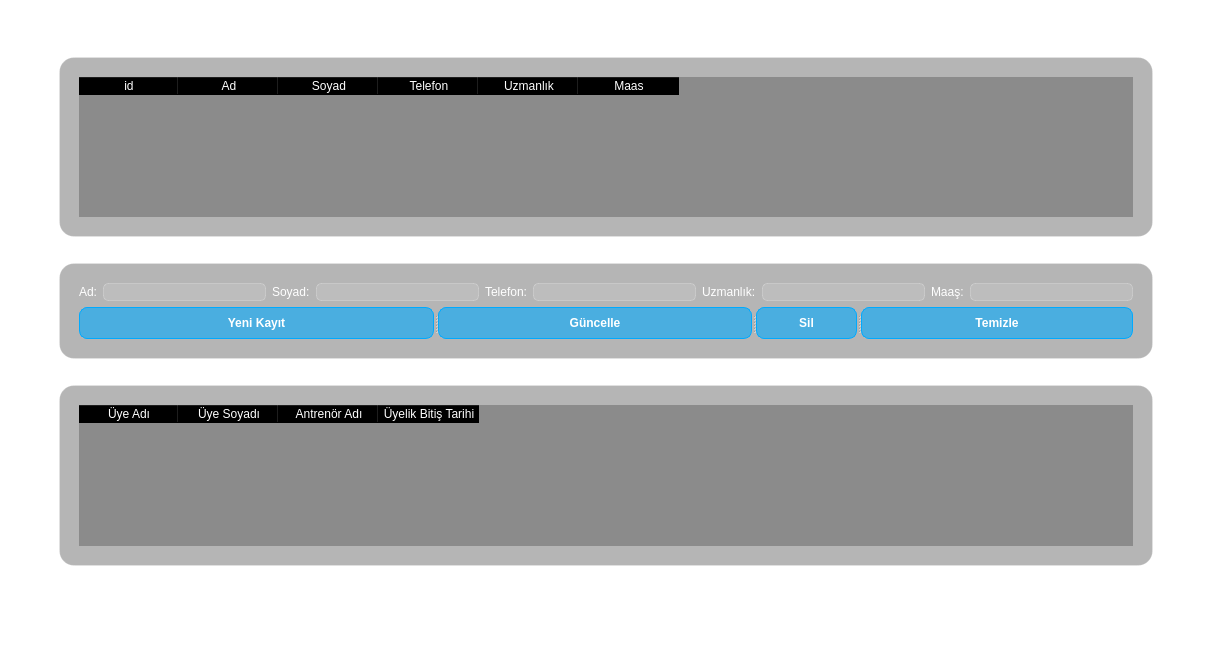
<?xml version="1.0" encoding="UTF-8"?>
<ui version="4.0">
 <class>MainWindow</class>
 <widget class="QMainWindow" name="MainWindow">
  <property name="geometry">
   <rect>
    <x>0</x>
    <y>0</y>
    <width>1212</width>
    <height>647</height>
   </rect>
  </property>
  <property name="windowTitle">
   <string>Antrenörler</string>
  </property>
  <property name="styleSheet">
   <string notr="true">/* GENEL PENCERE */
QWidget {
    background: transparent; /* Her şeyin arkasını boşaltır */
    color: white;
}

/* GRUP KUTULARI (Cam Efekti) */
QGroupBox {
    background-color: rgba(20, 20, 20, 80); /* Şeffaflığı artırdık (80/255) */
    border: 1px solid rgba(255, 255, 255, 40); /* İnce beyaz cam sınırı */
    border-radius: 15px;
    margin-top: 20px;
    padding: 10px;
}

/* BUTONLAR (Neon ve Şeffaf) */
QPushButton {
    background-color: rgba(0, 170, 255, 150); /* Yarı şeffaf mavi */
    border: 1px solid #00AAFF;
    border-radius: 8px;
    color: white;
    font-weight: bold;
    min-height: 30px;
}

QPushButton:hover {
    background-color: rgba(0, 170, 255, 200); /* Üstüne gelince belirginleşir */
}

/* GİRİŞ ALANLARI */
QLineEdit, QComboBox, QSpinBox {
    background-color: rgba(255, 255, 255, 30);
    border: 1px solid rgba(255, 255, 255, 50);
    border-radius: 5px;
    color: white;
}

/* TABLO */
QTableWidget {
    background-color: rgba(0, 0, 0, 60);
    gridline-color: rgba(255, 255, 255, 20);
    border: none;
}</string>
  </property>
  <widget class="QWidget" name="centralwidget">
   <layout class="QGridLayout" name="gridLayout">
    <item row="0" column="1">
     <spacer name="verticalSpacer">
      <property name="orientation">
       <enum>Qt::Orientation::Vertical</enum>
      </property>
      <property name="sizeType">
       <enum>QSizePolicy::Policy::Fixed</enum>
      </property>
      <property name="sizeHint" stdset="0">
       <size>
        <width>20</width>
        <height>18</height>
       </size>
      </property>
     </spacer>
    </item>
    <item row="1" column="0">
     <spacer name="horizontalSpacer">
      <property name="orientation">
       <enum>Qt::Orientation::Horizontal</enum>
      </property>
      <property name="sizeType">
       <enum>QSizePolicy::Policy::Fixed</enum>
      </property>
      <property name="sizeHint" stdset="0">
       <size>
        <width>40</width>
        <height>20</height>
       </size>
      </property>
     </spacer>
    </item>
    <item row="1" column="1" rowspan="2" colspan="2">
     <widget class="QFrame" name="frame">
      <property name="frameShape">
       <enum>QFrame::Shape::StyledPanel</enum>
      </property>
      <property name="frameShadow">
       <enum>QFrame::Shadow::Raised</enum>
      </property>
      <layout class="QVBoxLayout" name="verticalLayout">
       <item>
        <widget class="QGroupBox" name="groupBox">
         <property name="title">
          <string>Antrenörler</string>
         </property>
         <layout class="QGridLayout" name="gridLayout_2">
          <item row="0" column="0">
           <widget class="QTableWidget" name="tbl_antrenorler">
            <column>
             <property name="text">
              <string>id</string>
             </property>
            </column>
            <column>
             <property name="text">
              <string>Ad</string>
             </property>
            </column>
            <column>
             <property name="text">
              <string>Soyad</string>
             </property>
            </column>
            <column>
             <property name="text">
              <string>Telefon</string>
             </property>
            </column>
            <column>
             <property name="text">
              <string>Uzmanlık</string>
             </property>
            </column>
            <column>
             <property name="text">
              <string>Maas</string>
             </property>
            </column>
           </widget>
          </item>
         </layout>
        </widget>
       </item>
       <item>
        <widget class="QGroupBox" name="groupBox_2">
         <property name="title">
          <string>İşlemler</string>
         </property>
         <layout class="QGridLayout" name="gridLayout_3">
          <item row="0" column="0">
           <widget class="QLabel" name="label">
            <property name="text">
             <string>Ad:</string>
            </property>
           </widget>
          </item>
          <item row="0" column="1">
           <widget class="QLineEdit" name="txt_ad"/>
          </item>
          <item row="0" column="2">
           <widget class="QLabel" name="label_2">
            <property name="text">
             <string>Soyad:</string>
            </property>
           </widget>
          </item>
          <item row="0" column="3">
           <widget class="QLineEdit" name="txt_soyad"/>
          </item>
          <item row="0" column="4">
           <widget class="QLabel" name="label_3">
            <property name="text">
             <string>Telefon:</string>
            </property>
           </widget>
          </item>
          <item row="0" column="5">
           <widget class="QLineEdit" name="txt_telefon"/>
          </item>
          <item row="0" column="6">
           <widget class="QLabel" name="label_4">
            <property name="text">
             <string>Uzmanlık:</string>
            </property>
           </widget>
          </item>
          <item row="0" column="7">
           <widget class="QLineEdit" name="txt_uzmanlik"/>
          </item>
          <item row="0" column="8">
           <widget class="QLabel" name="label_5">
            <property name="text">
             <string>Maaş:</string>
            </property>
           </widget>
          </item>
          <item row="0" column="9">
           <widget class="QLineEdit" name="txt_maas"/>
          </item>
          <item row="1" column="0" colspan="10">
           <widget class="QSplitter" name="splitter">
            <property name="orientation">
             <enum>Qt::Orientation::Horizontal</enum>
            </property>
            <widget class="QPushButton" name="btn_kaydet">
             <property name="text">
              <string>Yeni Kayıt</string>
             </property>
            </widget>
            <widget class="QPushButton" name="btn_guncelle">
             <property name="text">
              <string>Güncelle</string>
             </property>
            </widget>
            <widget class="QPushButton" name="btn_sil">
             <property name="text">
              <string>Sil</string>
             </property>
            </widget>
            <widget class="QPushButton" name="btn_temizle">
             <property name="text">
              <string>Temizle</string>
             </property>
            </widget>
           </widget>
          </item>
         </layout>
        </widget>
       </item>
       <item>
        <widget class="QGroupBox" name="groupBox_3">
         <property name="title">
          <string>Antrenör-Üye</string>
         </property>
         <layout class="QGridLayout" name="gridLayout_4">
          <item row="0" column="0">
           <widget class="QTableWidget" name="tbl_uye_antrenor">
            <column>
             <property name="text">
              <string>Üye Adı</string>
             </property>
            </column>
            <column>
             <property name="text">
              <string>Üye Soyadı</string>
             </property>
            </column>
            <column>
             <property name="text">
              <string>Antrenör Adı</string>
             </property>
            </column>
            <column>
             <property name="text">
              <string>Üyelik Bitiş Tarihi</string>
             </property>
            </column>
           </widget>
          </item>
         </layout>
        </widget>
       </item>
      </layout>
     </widget>
    </item>
    <item row="2" column="3">
     <spacer name="horizontalSpacer_2">
      <property name="orientation">
       <enum>Qt::Orientation::Horizontal</enum>
      </property>
      <property name="sizeType">
       <enum>QSizePolicy::Policy::Fixed</enum>
      </property>
      <property name="sizeHint" stdset="0">
       <size>
        <width>40</width>
        <height>20</height>
       </size>
      </property>
     </spacer>
    </item>
    <item row="3" column="2">
     <spacer name="verticalSpacer_2">
      <property name="orientation">
       <enum>Qt::Orientation::Vertical</enum>
      </property>
      <property name="sizeType">
       <enum>QSizePolicy::Policy::Fixed</enum>
      </property>
      <property name="sizeHint" stdset="0">
       <size>
        <width>20</width>
        <height>40</height>
       </size>
      </property>
     </spacer>
    </item>
   </layout>
  </widget>
  <widget class="QMenuBar" name="menubar">
   <property name="geometry">
    <rect>
     <x>0</x>
     <y>0</y>
     <width>1212</width>
     <height>25</height>
    </rect>
   </property>
  </widget>
  <widget class="QStatusBar" name="statusbar"/>
 </widget>
 <resources/>
 <connections/>
</ui>
